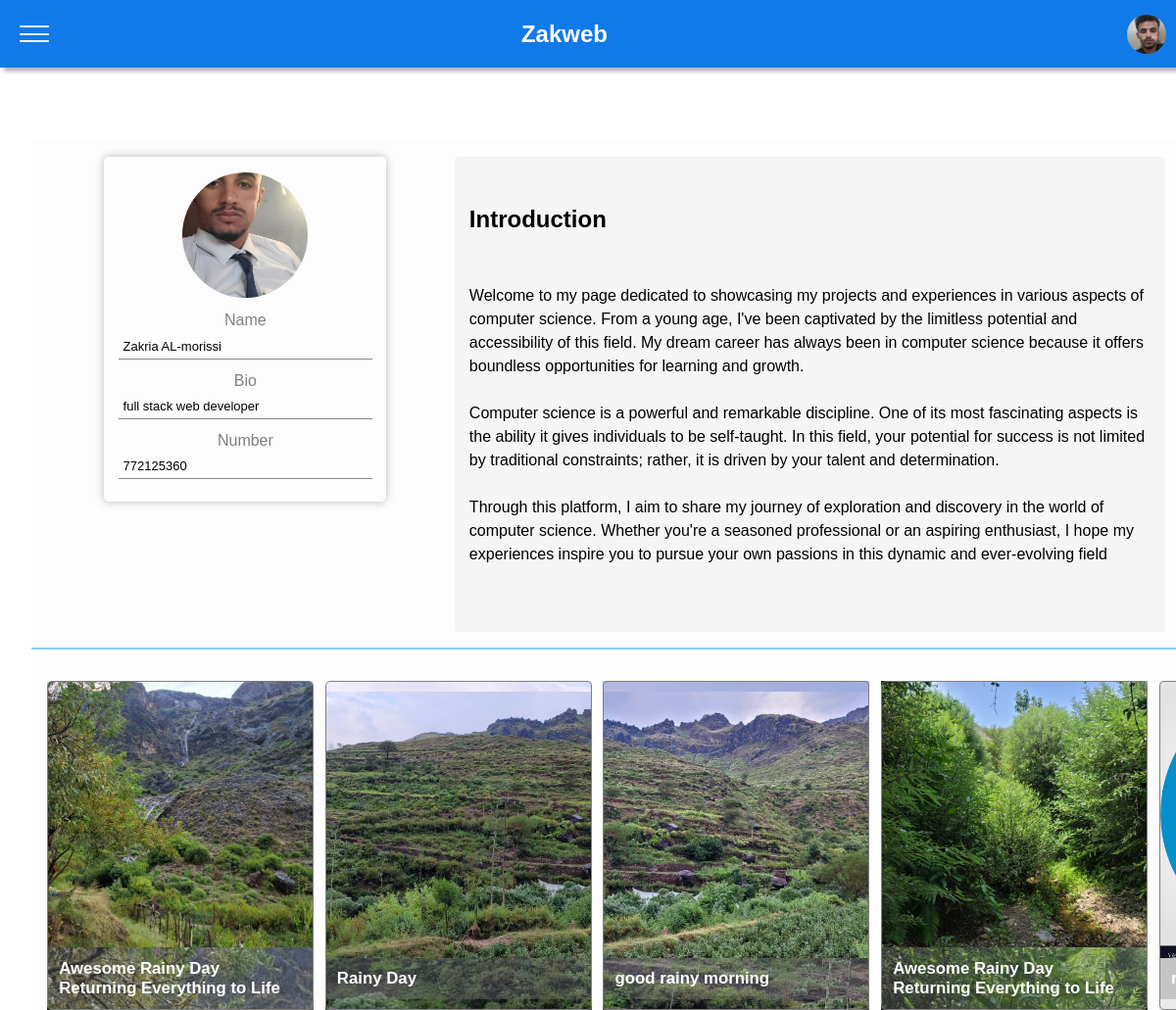
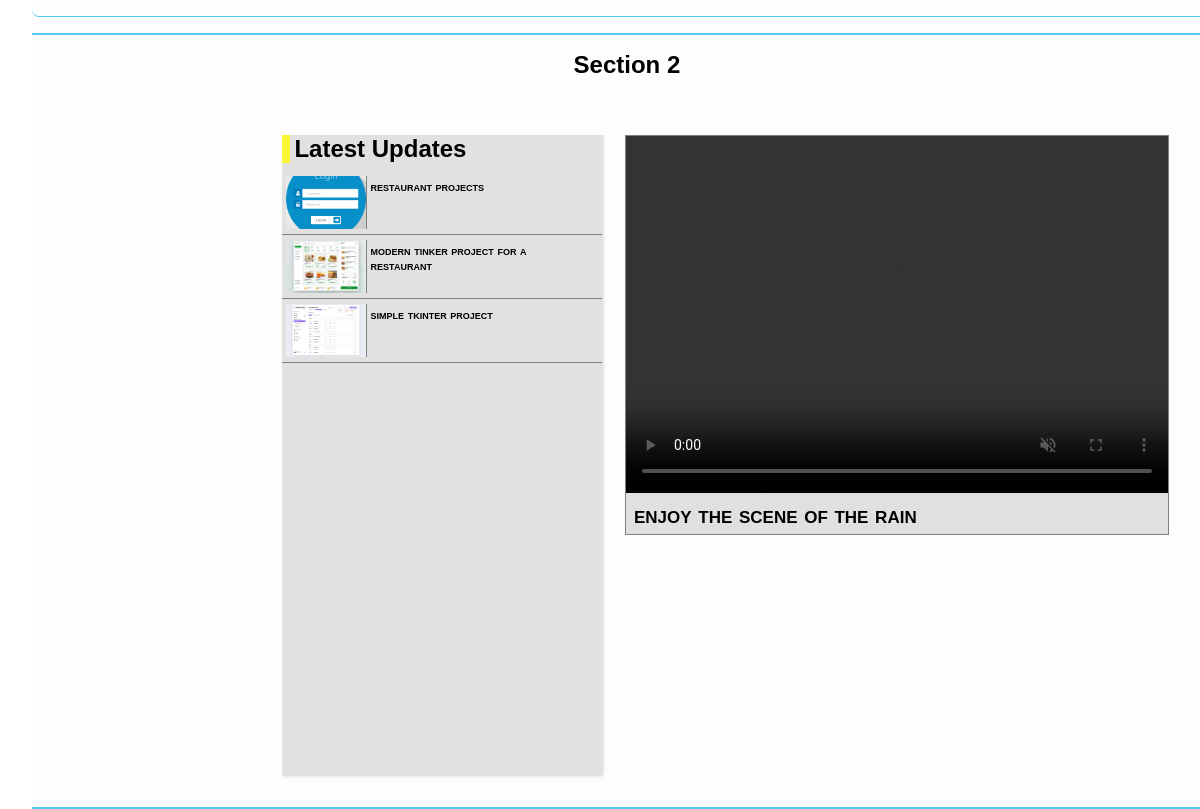
Screenshot of / (signed in) with the database file from the repository (2 pictures, top to bottom).
### main/models.py (models this page shows, shortened)
class UserProfile(models.Model):
    user_profile = models.OneToOneField(User,on_delete=models.CASCADE,verbose_name='User profile')
    name = models.CharField(max_length=20, blank=True, null=True)
    bio = models.CharField(max_length=50, blank=True, null=True)
    image = models.ImageField(upload_to='user_images',blank=True)
    class Meta:
        verbose_name = 'User profile'
        verbose_name_plural = 'User profiles'
    def __str__(self):
        return f'{self.user_profile.username}: {self.name} {self.bio}'

class Myprofile(models.Model):
    name = models.OneToOneField(User,on_delete=models.CASCADE,verbose_name="Name")
    profile = models.ImageField(upload_to='private/images/',blank=True)
    bio = models.CharField(max_length=75)
    link = models.URLField(blank=True)
    link_2 = models.URLField(blank=True)
    phone_number = models.CharField(max_length=20, blank=True)
    class Meta:
        verbose_name = 'Profile'
        verbose_name_plural = 'Profiles'

class Introduction(models.Model):
    title =  models.CharField(max_length=20)
    text = models.TextField(max_length=10000)

class Post(models.Model):
    category = models.ForeignKey(Category, on_delete= models.CASCADE)
    author = models.ForeignKey(User, on_delete=models.CASCADE,verbose_name="Author")
    title = models.CharField(max_length=200,default='', verbose_name="Title")
    text = models.TextField(max_length=10000, verbose_name="Text")
    image = models.ImageField(upload_to='images')
    text_2 = models.TextField(max_length=10000, blank=True, verbose_name="Second Text")
    video = models.FileField(upload_to='videos/', blank=True, null=True)
    image_2 = models.ImageField(upload_to='images/', blank=True, null=True)
    text_3 = models.TextField(max_length=10000, blank=True, verbose_name="Third Text")
    image_3 = models.ImageField(upload_to='images/', blank=True, null=True)
    video_2 = models.FileField(upload_to='videos/', blank=True, null=True)
    created_at = models.DateTimeField(auto_now_add=True, verbose_name="Created At", db_index=True)
    updated_at = models.DateTimeField(auto_now=True, verbose_name="Updated At")
    class Meta:
        verbose_name = "Post"
        verbose_name_plural = "Posts"
        indexes = [
            models.Index(fields=['created_at']),  # Add index for created_at field
        ]

### main/views.py (the view)
# urls.py: path('',views.home,name="home"),
def home(request):
    profile = get_object_or_404(Myprofile,id=2)
    introduction = Introduction.objects.get(id=1)
    posts = Post.objects.all()
    category_posts = Post.objects.filter(category__name="New projects")
    video_category = Post.objects.filter(category__name="videos")
    if request.user.is_authenticated:
        user_image = UserProfile.objects.filter(user_profile=request.user).first()
        print(user_image)
    else:
        user_image = None
    context = {
        'myprofile': profile,
        'introduction':introduction,
        'posts': posts,
        'projects': category_posts,
        'videos':video_category,
        'profile':user_image
    }
    return render(request,"home/home.html",context)

### main/templates/home/home.html
{% extends "home/layout.html" %}
{% block main %}
<section class="section">
    <div class="myprofile">
        <img src="{{myprofile.profile.url}}" alt="">
        <label for="name">Name</label>
        <p id="name">{{myprofile.name.first_name}}</p>
        <label for="bio">Bio</label>
        <p id="bio">{{ myprofile.bio }}</p>
        <label for="number">Number</label>
        <p id="number">{{myprofile.phone_number}}</p>
    </div>
    <div class="introduction">
        <h2>{{introduction.title}}</h2>
        <p>{{introduction.text}}</p>
    </div>
</section>
<section class="section-one">
    {% for post in posts %}
    <div class="post" style="background-image: url( {{post.image.url}});">
        <a href="{% url 'post' post.id %}">
            <img src="{{post.image.url }}"  alt="">
            <h2>{{post.title}}</h2>
        </a>
    </div>
    {% endfor %}
</section>
<section class="section-two">
    <h1>Section 2</h1>
    <div class="section-two-container">
        <div class="left-container">
            <h1>Latest Updates</h1>
            {% for project in projects %}
            <a href="{% url 'post' project.id %}">
                <img src="{{project.image.url}}" alt="">
                <h2>{{ project.title }}</h2>
            </a>
            {% endfor %}
        </div>
        {% for video in videos %}
        <div class="right-container">
            <video  autoplay muted controls>
                <source src="{{video.video.url}}" type="video/mp4">
            </video>
            <p>
                {{ video.title }}
            </p>
        </div>
        {% endfor %}
    </div>
</section>
{% endblock %}

### main/templates/home/layout.html (shortened to what this page needs)
<!DOCTYPE html>
<html lang="en">
<head>
    {% load static %}
    <link rel="stylesheet" href="{% static 'css/home.css' %}">
    <link rel="stylesheet" href="{% static 'css/room1.css' %}">
</head>
<body class="">
    <header>
        <nav>
            <div class="ham-menu">
                <span></span>
                <span></span>
                <span></span>
            </div>
            <h1 id="page-name">Zakweb</h1>
            {% if user.is_authenticated %}
            <a href="{% url 'profile' %}" class="profile-page" >
                {% if profile.image %}
                    <img src="{{profile.image.url}}" alt="">
                {% else %}
                   <img src="{% static '/system/profile1.png' %}" alt="" >
                {% endif %}
            </a>
            {% else %}
            <a href="{% url 'login' %}" class="login">Login</a>
            {% endif %}
        </nav>
    </header>
        <main>
        {% block main %}
        {% endblock %}
        </main>
</body>
</html>

### rows the page displays
UserProfile: image (picture)
Myprofile: profile (picture), name.first_name "Zakria AL-morissi", bio "full stack web developer", phone_number "772125360"
Introduction: title "Introduction", text "Welcome to my page dedicated to showcasing my projects and experiences in various aspects of computer science. From a young age, I've been captivated by the limitless potential and accessibility of this field. My dream career has always been in computer science because it offers boundless opportunities for learning and growth. Computer science is a powerful and remarkable discipline. One of its most fascinating aspects is the ability it gives individuals to be self-taught. In this field, your potential for success is not limited by traditional constraints; rather, it is driven by your talent and determination. Through this platform, I aim to share my journey of exploration and discovery in…"
Post: image (picture), title "Awesome Rainy Day Returning Everything to Life"
Post: image (picture), title "Rainy Day"
Post: image (picture), title "good rainy morning"
Post: image (picture), title "Awesome Rainy Day Returning Everything to Life"
Post: image (picture), title "restaurant projects"
Post: image (picture), title "modern tinker project for a restaurant"
Post: image (picture), title "simple tkinter project"
Post: title "enjoy the scene of the rain"
